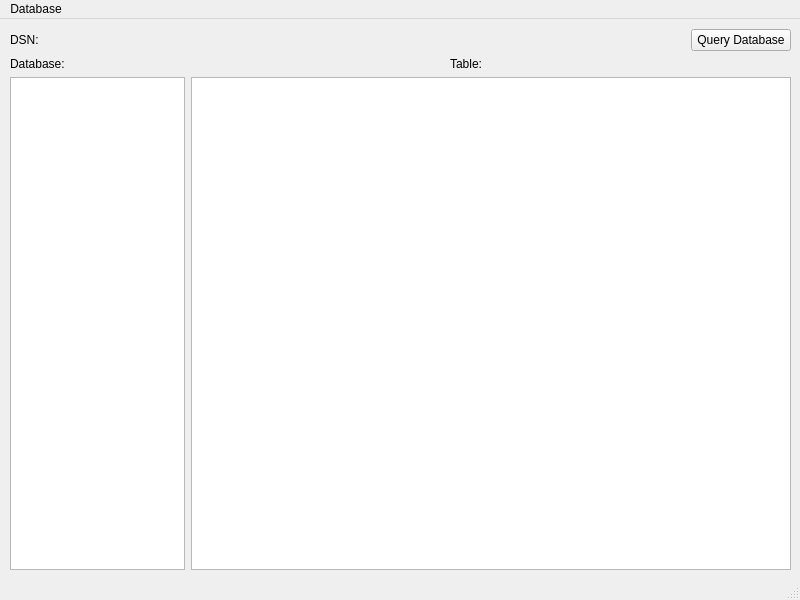
<?xml version="1.0" encoding="UTF-8"?>
<ui version="4.0">
 <class>vWindow</class>
 <widget class="QMainWindow" name="vWindow">
  <property name="geometry">
   <rect>
    <x>0</x>
    <y>0</y>
    <width>800</width>
    <height>600</height>
   </rect>
  </property>
  <property name="windowTitle">
   <string>ODBC/SQL Export Browser</string>
  </property>
  <widget class="QWidget" name="centralwidget">
   <widget class="QWidget" name="layoutWidget">
    <property name="geometry">
     <rect>
      <x>10</x>
      <y>10</y>
      <width>781</width>
      <height>541</height>
     </rect>
    </property>
    <layout class="QGridLayout" name="gridLayout_2">
     <item row="3" column="0" colspan="5">
      <layout class="QGridLayout" name="gridLayout">
       <item row="1" column="0">
        <widget class="QTableView" name="tableView">
         <property name="maximumSize">
          <size>
           <width>175</width>
           <height>16777215</height>
          </size>
         </property>
        </widget>
       </item>
       <item row="1" column="1">
        <widget class="QTableView" name="tableView_2"/>
       </item>
      </layout>
     </item>
     <item row="0" column="0">
      <widget class="QLabel" name="label">
       <property name="maximumSize">
        <size>
         <width>65</width>
         <height>16777215</height>
        </size>
       </property>
       <property name="text">
        <string>DSN:</string>
       </property>
      </widget>
     </item>
     <item row="0" column="1">
      <widget class="QLabel" name="label_DSN">
       <property name="text">
        <string/>
       </property>
      </widget>
     </item>
     <item row="1" column="0">
      <widget class="QLabel" name="label_5">
       <property name="maximumSize">
        <size>
         <width>65</width>
         <height>16777215</height>
        </size>
       </property>
       <property name="text">
        <string>Database:</string>
       </property>
      </widget>
     </item>
     <item row="1" column="1">
      <widget class="QLabel" name="label_database">
       <property name="text">
        <string/>
       </property>
      </widget>
     </item>
     <item row="1" column="2">
      <widget class="QLabel" name="label_2">
       <property name="maximumSize">
        <size>
         <width>200</width>
         <height>16777215</height>
        </size>
       </property>
       <property name="text">
        <string>Table:</string>
       </property>
       <property name="alignment">
        <set>Qt::AlignRight|Qt::AlignTrailing|Qt::AlignVCenter</set>
       </property>
      </widget>
     </item>
     <item row="1" column="3" colspan="2">
      <widget class="QLabel" name="label_table">
       <property name="maximumSize">
        <size>
         <width>150</width>
         <height>16777215</height>
        </size>
       </property>
       <property name="text">
        <string/>
       </property>
      </widget>
     </item>
     <item row="0" column="4">
      <widget class="QPushButton" name="queryButton">
       <property name="maximumSize">
        <size>
         <width>100</width>
         <height>16777215</height>
        </size>
       </property>
       <property name="text">
        <string>Query Database</string>
       </property>
      </widget>
     </item>
    </layout>
   </widget>
  </widget>
  <widget class="QMenuBar" name="menubar">
   <property name="geometry">
    <rect>
     <x>0</x>
     <y>0</y>
     <width>800</width>
     <height>21</height>
    </rect>
   </property>
   <widget class="QMenu" name="menuDatabase">
    <property name="title">
     <string>Database</string>
    </property>
    <addaction name="actionConnect_via_ODBC"/>
    <addaction name="actionExport_to_CSV"/>
    <addaction name="actionExit"/>
   </widget>
   <addaction name="menuDatabase"/>
  </widget>
  <widget class="QStatusBar" name="statusbar"/>
  <action name="actionConnect_via_ODBC">
   <property name="text">
    <string>Connect via ODBC...</string>
   </property>
  </action>
  <action name="actionExit">
   <property name="text">
    <string>Exit</string>
   </property>
  </action>
  <action name="actionExport_to_CSV">
   <property name="text">
    <string>Export to CSV</string>
   </property>
  </action>
 </widget>
 <resources/>
 <connections/>
</ui>
